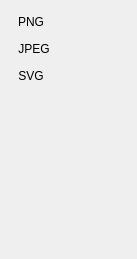
<?xml version="1.0" encoding="UTF-8"?>
<ui version="4.0">
 <class>Convert</class>
 <widget class="QWidget" name="Convert">
  <property name="geometry">
   <rect>
    <x>0</x>
    <y>0</y>
    <width>137</width>
    <height>259</height>
   </rect>
  </property>
  <property name="windowTitle">
   <string>Form</string>
  </property>
  <layout class="QVBoxLayout" name="verticalLayout">
   <item>
    <widget class="QToolButton" name="toolButton">
     <property name="text">
      <string>PNG</string>
     </property>
     <property name="icon">
      <iconset resource="../resource.qrc">
       <normaloff>:/remixicon/save-3-line.svg</normaloff>:/remixicon/save-3-line.svg</iconset>
     </property>
     <property name="iconSize">
      <size>
       <width>24</width>
       <height>24</height>
      </size>
     </property>
     <property name="toolButtonStyle">
      <enum>Qt::ToolButtonTextBesideIcon</enum>
     </property>
     <property name="autoRaise">
      <bool>true</bool>
     </property>
    </widget>
   </item>
   <item>
    <widget class="QToolButton" name="toolButton_2">
     <property name="text">
      <string>JPEG</string>
     </property>
     <property name="icon">
      <iconset resource="../resource.qrc">
       <normaloff>:/remixicon/save-3-line.svg</normaloff>:/remixicon/save-3-line.svg</iconset>
     </property>
     <property name="iconSize">
      <size>
       <width>24</width>
       <height>24</height>
      </size>
     </property>
     <property name="toolButtonStyle">
      <enum>Qt::ToolButtonTextBesideIcon</enum>
     </property>
     <property name="autoRaise">
      <bool>true</bool>
     </property>
    </widget>
   </item>
   <item>
    <widget class="QToolButton" name="toolButton_3">
     <property name="text">
      <string>SVG</string>
     </property>
     <property name="icon">
      <iconset resource="../resource.qrc">
       <normaloff>:/remixicon/save-3-line.svg</normaloff>:/remixicon/save-3-line.svg</iconset>
     </property>
     <property name="iconSize">
      <size>
       <width>24</width>
       <height>24</height>
      </size>
     </property>
     <property name="toolButtonStyle">
      <enum>Qt::ToolButtonTextBesideIcon</enum>
     </property>
     <property name="autoRaise">
      <bool>true</bool>
     </property>
    </widget>
   </item>
   <item>
    <spacer name="verticalSpacer">
     <property name="orientation">
      <enum>Qt::Vertical</enum>
     </property>
     <property name="sizeHint" stdset="0">
      <size>
       <width>20</width>
       <height>40</height>
      </size>
     </property>
    </spacer>
   </item>
  </layout>
 </widget>
 <resources>
  <include location="../resource.qrc"/>
 </resources>
 <connections>
  <connection>
   <sender>toolButton</sender>
   <signal>clicked()</signal>
   <receiver>Convert</receiver>
   <slot>to_png()</slot>
   <hints>
    <hint type="sourcelabel">
     <x>41</x>
     <y>23</y>
    </hint>
    <hint type="destinationlabel">
     <x>199</x>
     <y>149</y>
    </hint>
   </hints>
  </connection>
  <connection>
   <sender>toolButton_2</sender>
   <signal>clicked()</signal>
   <receiver>Convert</receiver>
   <slot>to_jpeg()</slot>
   <hints>
    <hint type="sourcelabel">
     <x>44</x>
     <y>59</y>
    </hint>
    <hint type="destinationlabel">
     <x>199</x>
     <y>149</y>
    </hint>
   </hints>
  </connection>
  <connection>
   <sender>toolButton_3</sender>
   <signal>clicked()</signal>
   <receiver>Convert</receiver>
   <slot>to_svg()</slot>
   <hints>
    <hint type="sourcelabel">
     <x>41</x>
     <y>203</y>
    </hint>
    <hint type="destinationlabel">
     <x>199</x>
     <y>149</y>
    </hint>
   </hints>
  </connection>
 </connections>
 <slots>
  <slot>to_png()</slot>
  <slot>to_jpeg()</slot>
  <slot>to_svg()</slot>
 </slots>
</ui>
